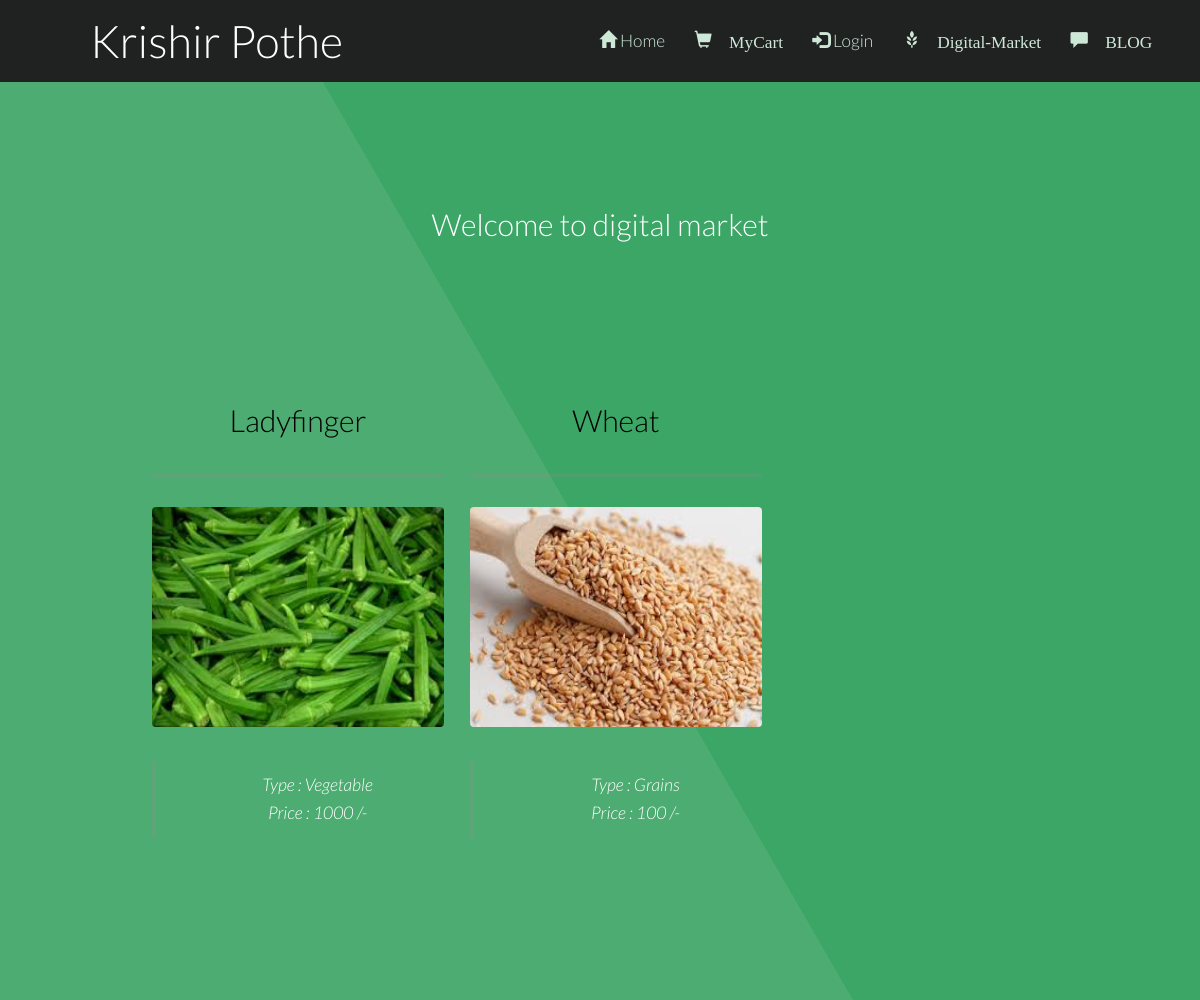
/productMenu.php, run on the app's committed database.
### tables this page shows
CREATE TABLE `fproduct` (
  `fid` int(255) NOT NULL,
  `pid` int(255) NOT NULL,
  `product` varchar(255) NOT NULL,
  `pcat` varchar(255) NOT NULL,
  `pinfo` varchar(255) NOT NULL,
  `price` float NOT NULL,
  `pimage` varchar(255) NOT NULL DEFAULT 'blank.png',
  `picStatus` int(10) NOT NULL DEFAULT 0
);

### productMenu.php (the view, shortened to what this page needs)
<?php
	require 'db.php';
?>
<!DOCTYPE html>
<html lang="en">
	<head>
		<link href="bootstrap\css\bootstrap.min.css" rel="stylesheet">
		<link rel="stylesheet" href="login.css"/>
	</head>
	<body class>
		<?php
			require 'menu.php';
		?>
			<section id="main" class="wrapper style1 align-center" >
				<div class="container">
						<h2>Welcome to digital market</h2>
				<section id="two" class="wrapper style2 align-center">
				<div class="container">
				<?php
					if(!isset($_GET['type']) OR $_GET['type'] == "all")
					{
					 	$sql = "SELECT * FROM fproduct WHERE 1";
					}
					$result = mysqli_query($conn, $sql);
					?>
					<div class="row">
					<?php
						while($row = $result->fetch_array()):
							$picDestination = "images/productImages/".$row['pimage'];
						?>
							<div class="col-md-4">
							<section>
							<strong><h2 class="title" style="color:black; "><?php echo $row['product'].'';?></h2></strong>
							<a href="review.php?pid=<?php echo $row['pid'] ;?>" > <img class="image fit" src="<?php echo $picDestination;?>" height="220px;"  /></a>
							<div style="align: left">
							<blockquote><?php echo "Type : ".$row['pcat'].'';?><br><?php echo "Price : ".$row['price'].' /-';?><br></blockquote>
						</section>
						</div>
						<?php endwhile;	?>
					</div>
			</section>
			</section>
	</body>
</html>

### login.css (style rules this page uses)
.container { padding: 16px; }

### css/style.css (style rules this page uses)
body { background: #fff; }
body, input, select, textarea { color: #444; font-family: "Lato", Helvetica, sans-serif; font-size: 15pt; font-weight: 300; line-height: 1.65em; }
a { color: #4dac71; text-decoration: underline; }
strong, b { color: #666; font-weight: 400; }
h1, h2, h3, h4, h5, h6 { color: #666; font-weight: 300; line-height: 1em; margin: 0 0 1em 0; }
h2 { font-size: 1.75em; line-height: 1.5em; }
blockquote { border-left: solid 4px rgba(144, 144, 144, 0.25); font-style: italic; margin: 0 0 2em 0; padding: 0.5em 0 0.5em 2em; }
.align-center { text-align: center; }
.image { border-radius: 4px; border: 0; display: inline-block; position: relative; }
.image.fit { display: block; margin: 0 0 2em 0; width: 100%; }
.wrapper { padding: 6em 0em 4em; }
.wrapper.style1 { background-color: #3ba666; -moz-background-image: linear-gradient(60deg, #4dac71 50%, #3ba666 50%); -webkit-background-image: linear-gradient(60deg, #4dac71 50%, #3ba666 50%); -o-background-image: linear-gradient(60deg, #4dac71 50%, #3ba666 50%); -ms-background-image: linear-gradient(60deg, #4dac71 50%, #3ba666 50%); background-image: linear-gradient(60deg, #4dac71 50%, #3ba666 50%); color: #ffffff; }
.wrapper.style1 h2 { color: #ffffff; }
.wrapper.style2 .title, .wrapper.style2 header { border-bottom: medium double rgba(144, 144, 144, 0.25); padding-bottom: 1em; }

### css/style-xlarge.css (style rules this page uses)
body, input, select, textarea { font-size: 13pt; }

### css/style-large.css (style rules this page uses)
body, input, select, textarea { font-size: 13pt; }

### data on the page
fproduct: product "Ladyfinger", pimage (picture), pcat "Vegetable", price "1000"
fproduct: product "Wheat", pimage (picture), pcat "Grains", price "100"

### other printed values
$loginProfile "Login"
